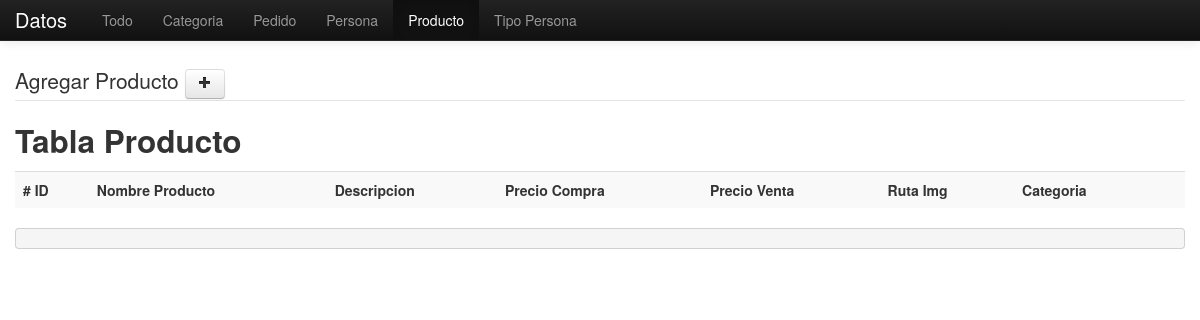
/datos/producto.php, run on an earlier commit of the app's database.
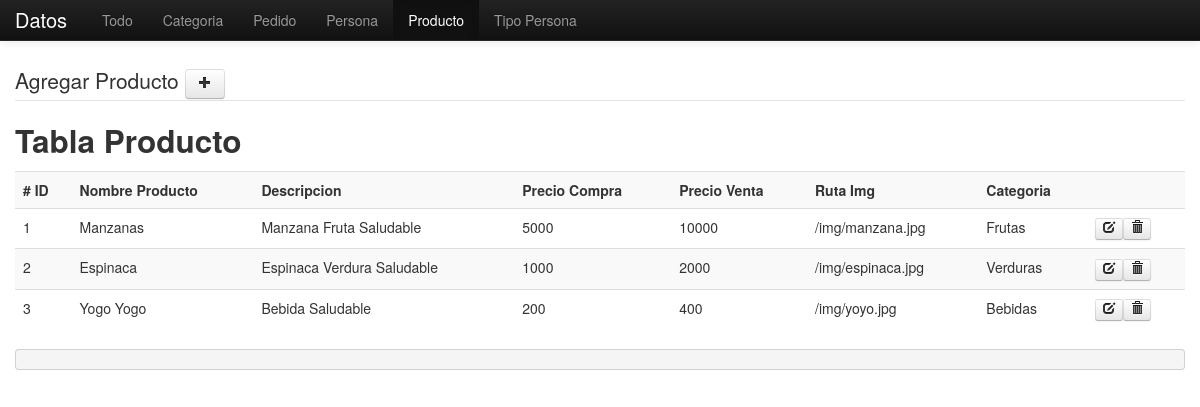
And on a later commit of the database.
### tables this page shows
CREATE TABLE IF NOT EXISTS `producto` (
  `idProducto` int(11) NOT NULL,
  `prod_nomb` varchar(45) DEFAULT NULL,
  `prod_desc` varchar(45) DEFAULT NULL,
  `prod_prec_comp` int(11) DEFAULT NULL,
  `prod_prec_vent` int(11) DEFAULT NULL,
  `prod_ruta_imag` varchar(45) DEFAULT NULL,
  `categoria_idCategoria` int(11) NOT NULL,
  PRIMARY KEY (`idProducto`,`categoria_idCategoria`),
  KEY `fk_producto_categoria_idx` (`categoria_idCategoria`)
);

CREATE TABLE IF NOT EXISTS `categoria` (
  `idCategoria` int(11) NOT NULL,
  `cate_nomb` varchar(45) DEFAULT NULL,
  PRIMARY KEY (`idCategoria`)
);

### datos/libs/meekrodb.php (called while the page is built, shortened)
<?php
class DB {
  protected static $mdb = null;
  public static function getMDB() {
    $mdb = DB::$mdb;
    if ($mdb === null) {
      $mdb = DB::$mdb = new MeekroDB();
    }
    return $mdb;
  }
  public static function query() { $args = func_get_args(); return call_user_func_array(array(DB::getMDB(), 'query'), $args); }
}
class MeekroDB {
  public $dbName = '';
  public $user = '';
  public $password = '';
  public $host = 'localhost';
  public $port = null;
  public $encoding = 'latin1';
  public $queryMode = 'queryAllRows';
  public $internal_mysql = null;
  public function __construct($host=null, $user=null, $password=null, $dbName=null, $port=null, $encoding=null) {
    if ($host === null) $host = DB::$host;
    if ($user === null) $user = DB::$user;
    if ($password === null) $password = DB::$password;
    if ($dbName === null) $dbName = DB::$dbName;
    if ($port === null) $port = DB::$port;
    if ($encoding === null) $encoding = DB::$encoding;
    $this->host = $host;
    $this->user = $user;
    $this->password = $password;
    $this->dbName = $dbName;
    $this->port = $port;
    $this->encoding = $encoding;
  }
  public function get() {
    $mysql = $this->internal_mysql;
    if ($mysql == null) {
      if (! $this->port) $this->port = ini_get('mysqli.default_port');
      $mysql = new mysqli($this->host, $this->user, $this->password, $this->dbName, $this->port);
      $mysql->set_charset($this->encoding);
      $this->internal_mysql = $mysql;
    }
    return $mysql;
  }
  protected function prependCall($function, $args, $prepend) {
    array_unshift($args, $prepend);
    return call_user_func_array($function, $args);
  }
  public function freeResult($result) {
    return $result->free();
  }
  public function parseQueryParams() {
    $args = func_get_args();
    if (count($args) < 2) return $args[0];
  }
  public function query() {
    $args = func_get_args();
    if ($this->queryMode == 'buffered' || $this->queryMode == 'unbuffered') {
      return $this->prependCall(array($this, 'queryHelper'), $args, $this->queryMode);
    } else {
      return call_user_func_array(array($this, 'queryAllRows'), $args);
    }
  }
  public function queryUnbuf() { $args = func_get_args(); return $this->prependCall(array($this, 'queryHelper'), $args, 'unbuffered'); }
  protected function queryHelper() {
    $args = func_get_args();
    $type = array_shift($args);
    $is_buffered = ($type == 'buffered');
    $is_null = ($type == 'null');
    $sql = call_user_func_array(array($this, 'parseQueryParams'), $args);
    $db = $this->get();
    $result = $db->query($sql, $is_buffered ? MYSQLI_STORE_RESULT : MYSQLI_USE_RESULT);
    return $result;
  }
  public function queryAllRows() {
    $args = func_get_args();
    $query = call_user_func_array(array($this, 'queryUnbuf'), $args);
    $result = $this->fetchAllRows($query);
    return $result;
  }
  protected function checkError() {
    return false;
  }
  public function fetchRow($result = null) {
    return $result->fetch_assoc();
  }
  public function fetchAllRows($result = null) {
    $A = array();
    while ($row = $this->fetchRow($result)) {
      $A[] = $row;
    }
    return $A;
  }
}
?>

### datos/producto.php (the view, shortened to what this page needs)
<?php
    include_once('libs/meekrodb.php');
  $table_to_user = "producto";
  $result_producto      = DB::query("SELECT * FROM {$table_to_user}");
  $result_categoria     = DB::query("SELECT     categoria.cate_nomb
                                    FROM        categoria, producto
                                    WHERE       categoria.idCategoria = producto.categoria_idCategoria
                                    ORDER BY    producto.idProducto");
?>
<!DOCTYPE html>
<html lang="en">
  <head>
    <link href="css/bootstrap.css" rel="stylesheet">
    <link href="css/bootstrap-responsive.css" rel="stylesheet">
    <link href="css/css.css" rel="stylesheet">
  </head>
  <body>
    <div class="navbar navbar-inverse navbar-fixed-top">
      <div class="navbar-inner">
        <div class="container">
          <a class="brand" href="index.php"> Datos</a>
          <div class="nav-collapse collapse">
            <ul class="nav">
              <li ><a href="index.php"> Todo </a></li>
              <li><a href="categoria.php"> Categoria </a></li>
              <li><a href="pedido.php"> Pedido </a></li>
              <li ><a href="personas.php"> Persona </a></li>
              <li class="active"><a href="producto.php"> Producto </a></li>
              <li><a href="tipopersona.php"> Tipo Persona </a></li>
            </ul>
          </div>
        </div>
      </div>
    </div>
    <div class="container">
  <legend> Agregar Producto <button id="showcont"class="btn " name="btnpedido"><i class='icon-plus'></i> </button></legend>
<h2> Tabla Producto </h2>
  <table class="table table-striped">
  <tr class="success" >
    <th># ID </th>
    <th> Nombre Producto  </th>
    <th> Descripcion </th>
    <th> Precio Compra </th>
    <th> Precio Venta </th>
    <th> Ruta Img </th>
    <th> Categoria </th>
    <th> </th>
  </tr>
<?php
    for ( $i = 0; $i <count($result_producto); $i++) {
      echo "<tr>";
      echo "<td>";
      echo "{$result_producto[$i][idProducto]}";
      echo "</td>";
      echo "<td>";
      echo "{$result_producto[$i][prod_nomb]} \n";
      echo "</td>";
      echo "<td>";
      echo "{$result_producto[$i][prod_desc]} \n";
      echo "</td>";
      echo "<td>";
      echo "{$result_producto[$i][prod_prec_comp]} \n";
      echo "</td>";
      echo "<td>";
      echo "{$result_producto[$i][prod_prec_vent]} \n";
      echo "</td>";
      echo "<td>";
      echo "{$result_producto[$i][prod_ruta_imag]} \n";
      echo "</td>";
      echo "<td>";
      echo "{$result_categoria[$i][cate_nomb]} \n";
      echo "</td>";
      echo "<td>";
      echo "<a class='btn btn-mini' href='#'><i class='icon-edit'></i> </a>";
      echo "<a class='btn btn-mini' href='#'><i class='icon-trash'></i> </a>";
      echo "</td>";
      echo "</tr>";
    }
?>
  </table>
<?php
  echo "<pre>";
  echo "</pre>";
?>
    </div>
  </body>
</html>

### datos/producto.php (style rules this page uses)
body { padding-top: 60px; }

What changed in the data, as far as the page shows it:
added producto: idProducto "1", prod_nomb "Manzanas", prod_desc "Manzana Fruta Saludable", prod_prec_comp "5000", prod_prec_vent "10000", prod_ruta_imag "/img/manzana.jpg", categoria_idCategoria.cate_nomb "Frutas"
added producto: idProducto "2", prod_nomb "Espinaca", prod_desc "Espinaca Verdura Saludable", prod_prec_comp "1000", prod_prec_vent "2000", prod_ruta_imag "/img/espinaca.jpg", categoria_idCategoria.cate_nomb "Verduras"
added producto: idProducto "3", prod_nomb "Yogo Yogo", prod_desc "Bebida Saludable", prod_prec_comp "200", prod_prec_vent "400", prod_ruta_imag "/img/yoyo.jpg", categoria_idCategoria.cate_nomb "Bebidas"
